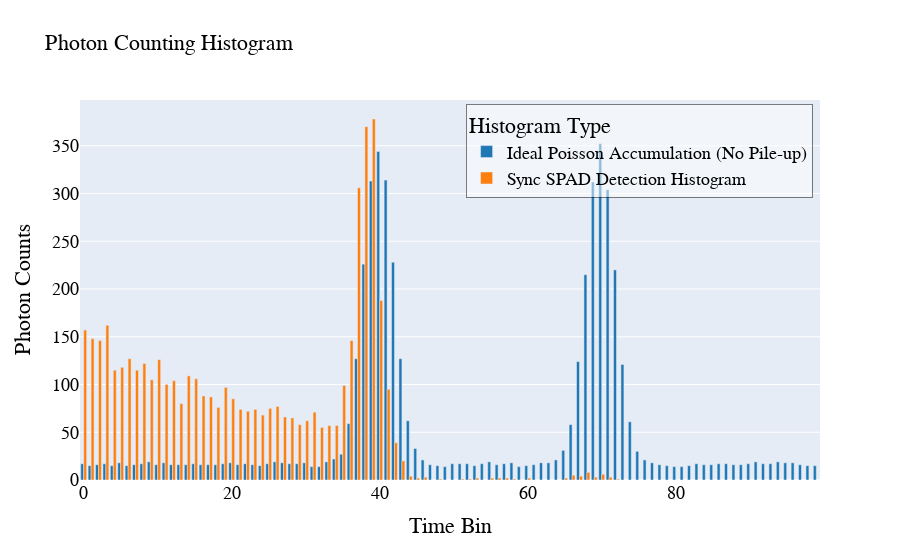

The code cell stored with this chart in its notebook:
### Code cell
# 参数设置
num_bins = 100
pulse_pos1 = 40
pulse_pos2 = 70
pulse_width1 = 2
pulse_width2 = 2
signal_strength = 0.6
bg_strength = 0.03
num_cycles = 5000

# 创建DoubleGaussian实例
gating_algo_double = ga.DoubleGaussian(num_bins, pulse_pos1, pulse_pos2, pulse_width1, pulse_width2, signal_strength, bg_strength, num_cycles)

# 绘图
gating_algo_double.plot_hist_plotly()

### Figure 1 — Plotly figure (JSON) as saved in the notebook; plotly's stock layout.template omitted (floating-point values rounded to 4 significant figures)
{"data": [{"marker": {"color": "#1f77b4"}, "name": "Ideal Poisson Accumulation (No Pile-up)", "type": "bar", "x": [0, 1, 2, 3, 4, 5, 6, 7, 8, 9, 10, 11, 12, 13, 14, 15, 16, 17, 18, 19, 20, 21, 22, 23, 24, 25, 26, 27, 28, 29, 30, 31, 32, 33, 34, 35, 36, 37, 38, 39, 40, 41, 42, 43, 44, 45, 46, 47, 48, 49, 50, 51, 52, 53, 54, 55, 56, 57, 58, 59, 60, 61, 62, 63, 64, 65, 66, 67, 68, 69, 70, 71, 72, 73, 74, 75, 76, 77, 78, 79, 80, 81, 82, 83, 84, 85, 86, 87, 88, 89, 90, 91, 92, 93, 94, 95, 96, 97, 98, 99], "y": [17, 15, 16, 17, 15, 18, 15, 16, 17, 19, 16, 18, 16, 16, 16, 17, 16, 16, 16, 17, 18, 16, 17, 16, 15, 17, 19, 18, 17, 17, 18, 14, 14, 19, 22, 27, 59, 127, 226, 313, 344, 314, 228, 127, 62, 33, 21, 16, 15, 14, 17, 17, 17, 15, 17, 19, 16, 17, 18, 14, 15, 16, 18, 18, 21, 31, 58, 124, 215, 312, 352, 304, 220, 121, 61, 30, 21, 18, 16, 15, 14, 14, 15, 17, 16, 16, 17, 17, 16, 16, 17, 19, 17, 17, 19, 18, 18, 16, 15, 15]}, {"marker": {"color": "#ff7f0e"}, "name": "Sync SPAD Detection Histogram", "type": "bar", "x": [0, 1, 2, 3, 4, 5, 6, 7, 8, 9, 10, 11, 12, 13, 14, 15, 16, 17, 18, 19, 20, 21, 22, 23, 24, 25, 26, 27, 28, 29, 30, 31, 32, 33, 34, 35, 36, 37, 38, 39, 40, 41, 42, 43, 44, 45, 46, 47, 48, 49, 50, 51, 52, 53, 54, 55, 56, 57, 58, 59, 60, 61, 62, 63, 64, 65, 66, 67, 68, 69, 70, 71, 72, 73, 74, 75, 76, 77, 78, 79, 80, 81, 82, 83, 84, 85, 86, 87, 88, 89, 90, 91, 92, 93, 94, 95, 96, 97, 98, 99], "y": [157, 148, 146, 162, 115, 118, 127, 115, 122, 105, 126, 100, 104, 80, 109, 106, 88, 87, 76, 97, 85, 74, 72, 74, 68, 75, 77, 66, 65, 58, 62, 71, 55, 57, 57, 99, 146, 306, 370, 378, 188, 95, 39, 20, 4, 2, 3, 0, 1, 0, 0, 1, 1, 2, 0, 2, 2, 2, 1, 0, 2, 0, 0, 0, 0, 2, 5, 4, 8, 3, 6, 3, 1, 0, 0, 0, 0, 0, 0, 0, 0, 0, 0, 0, 0, 0, 0, 0, 0, 0, 0, 0, 0, 0, 0, 0, 0, 0, 0, 0]}], "layout": {"barmode": "group", "font": {"color": "Black", "family": "Arial, sans-serif", "size": 18}, "legend": {"bgcolor": "rgba(255,255,255,0.5)", "bordercolor": "rgba(0,0,0,0.5)", "borderwidth": 1, "title": {"text": "Histogram Type"}, "x": 0.99, "xanchor": "right", "y": 0.99, "yanchor": "top"}, "title": {"font": {"color": "Black", "family": "Arial, sans-serif", "size": 22}, "text": "Photon Counting Histogram"}, "xaxis": {"title": {"text": "Time Bin"}}, "yaxis": {"title": {"text": "Photon Counts"}}}}
